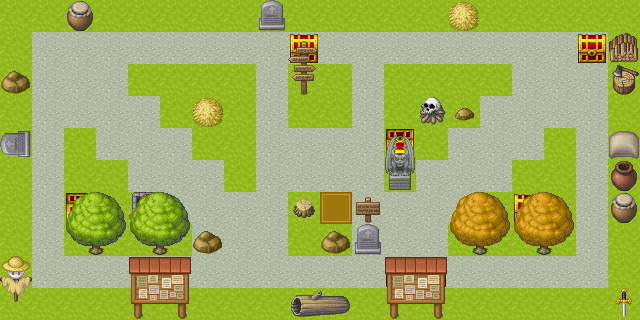

A 2D game scene composited from a Tiled map and its tileset images. What follows is a short description and the map's XML, with each tile layer's data collapsed to a summary:
An orthogonal 20x10 tile map with 32x32 px tiles, 6 tile layers (Floor, Tesoros, Props 1, Props 2, ...).

<map version="1.5" tiledversion="1.7.2" orientation="orthogonal" renderorder="right-down" width="20" height="10" tilewidth="32" tileheight="32" infinite="0" nextlayerid="10" nextobjectid="1">
 <tileset firstgid="1" name="[Base]BaseChip_pipo" tilewidth="32" tileheight="32" tilecount="1064" columns="8">
  <image source="[Base]BaseChip_pipo.png" trans="000000" width="256" height="4256" />
 </tileset>
 <layer id="1" name="Floor" width="20" height="10">
  <data>[200 cells, 200 non-empty, 3 distinct tile ids]</data>
 </layer>
 <layer id="8" name="Tesoros" width="20" height="10">
  <data>[200 cells, 7 non-empty, 1 distinct tile ids]</data>
 </layer>
 <layer id="4" name="Props 1" width="20" height="10">
  <data>[200 cells, 38 non-empty, 27 distinct tile ids]</data>
 </layer>
 <layer id="5" name="Props 2" width="20" height="10">
  <data>[200 cells, 3 non-empty, 3 distinct tile ids]</data>
 </layer>
 <layer id="9" name="Jugador" width="20" height="10">
  <data>[200 cells, 0 non-empty, 0 distinct tile ids]</data>
 </layer>
 <layer id="6" name="Props 1 (depth)" width="20" height="10">
  <data>[200 cells, 14 non-empty, 8 distinct tile ids]</data>
 </layer>
</map>
